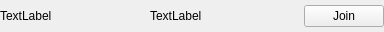
<?xml version="1.0" encoding="UTF-8"?>
<ui version="4.0">
 <class>VppUserWidget</class>
 <widget class="QWidget" name="VppUserWidget">
  <property name="geometry">
   <rect>
    <x>0</x>
    <y>0</y>
    <width>384</width>
    <height>32</height>
   </rect>
  </property>
  <property name="windowTitle">
   <string>Form</string>
  </property>
  <layout class="QHBoxLayout" name="horizontalLayout">
   <property name="spacing">
    <number>0</number>
   </property>
   <property name="leftMargin">
    <number>0</number>
   </property>
   <property name="topMargin">
    <number>0</number>
   </property>
   <property name="rightMargin">
    <number>0</number>
   </property>
   <property name="bottomMargin">
    <number>0</number>
   </property>
   <item>
    <widget class="QLabel" name="tokenName">
     <property name="sizePolicy">
      <sizepolicy hsizetype="Fixed" vsizetype="Preferred">
       <horstretch>0</horstretch>
       <verstretch>0</verstretch>
      </sizepolicy>
     </property>
     <property name="minimumSize">
      <size>
       <width>150</width>
       <height>0</height>
      </size>
     </property>
     <property name="maximumSize">
      <size>
       <width>150</width>
       <height>16777215</height>
      </size>
     </property>
     <property name="text">
      <string>TextLabel</string>
     </property>
    </widget>
   </item>
   <item>
    <widget class="QLabel" name="userStatus">
     <property name="sizePolicy">
      <sizepolicy hsizetype="MinimumExpanding" vsizetype="Preferred">
       <horstretch>0</horstretch>
       <verstretch>0</verstretch>
      </sizepolicy>
     </property>
     <property name="minimumSize">
      <size>
       <width>100</width>
       <height>0</height>
      </size>
     </property>
     <property name="maximumSize">
      <size>
       <width>150</width>
       <height>16777215</height>
      </size>
     </property>
     <property name="text">
      <string>TextLabel</string>
     </property>
    </widget>
   </item>
   <item>
    <spacer name="horizontalSpacer">
     <property name="orientation">
      <enum>Qt::Horizontal</enum>
     </property>
     <property name="sizeHint" stdset="0">
      <size>
       <width>40</width>
       <height>20</height>
      </size>
     </property>
    </spacer>
   </item>
   <item>
    <widget class="QPushButton" name="goToAppleStoreButton">
     <property name="text">
      <string>Join</string>
     </property>
    </widget>
   </item>
  </layout>
 </widget>
 <resources/>
 <connections/>
</ui>
